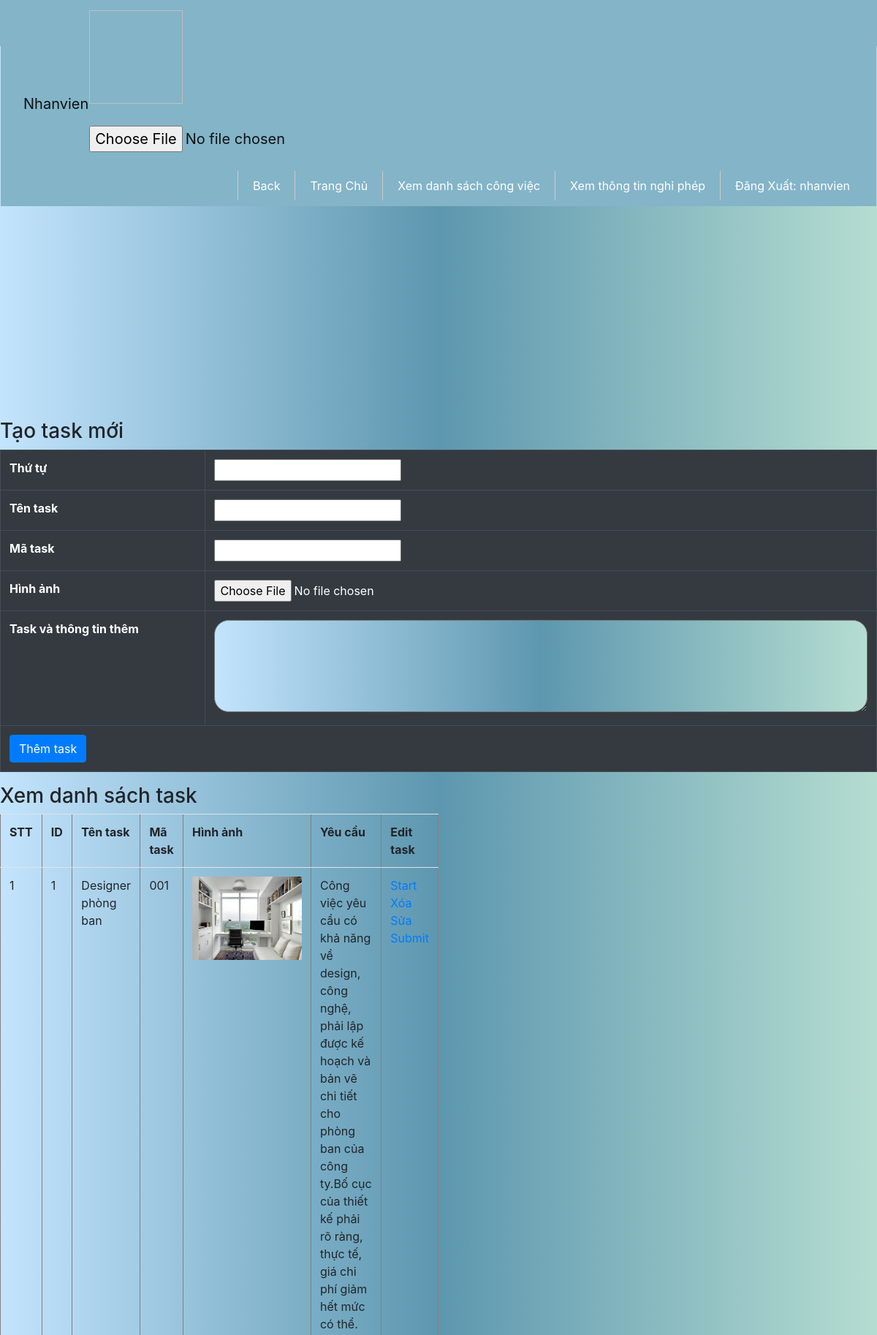
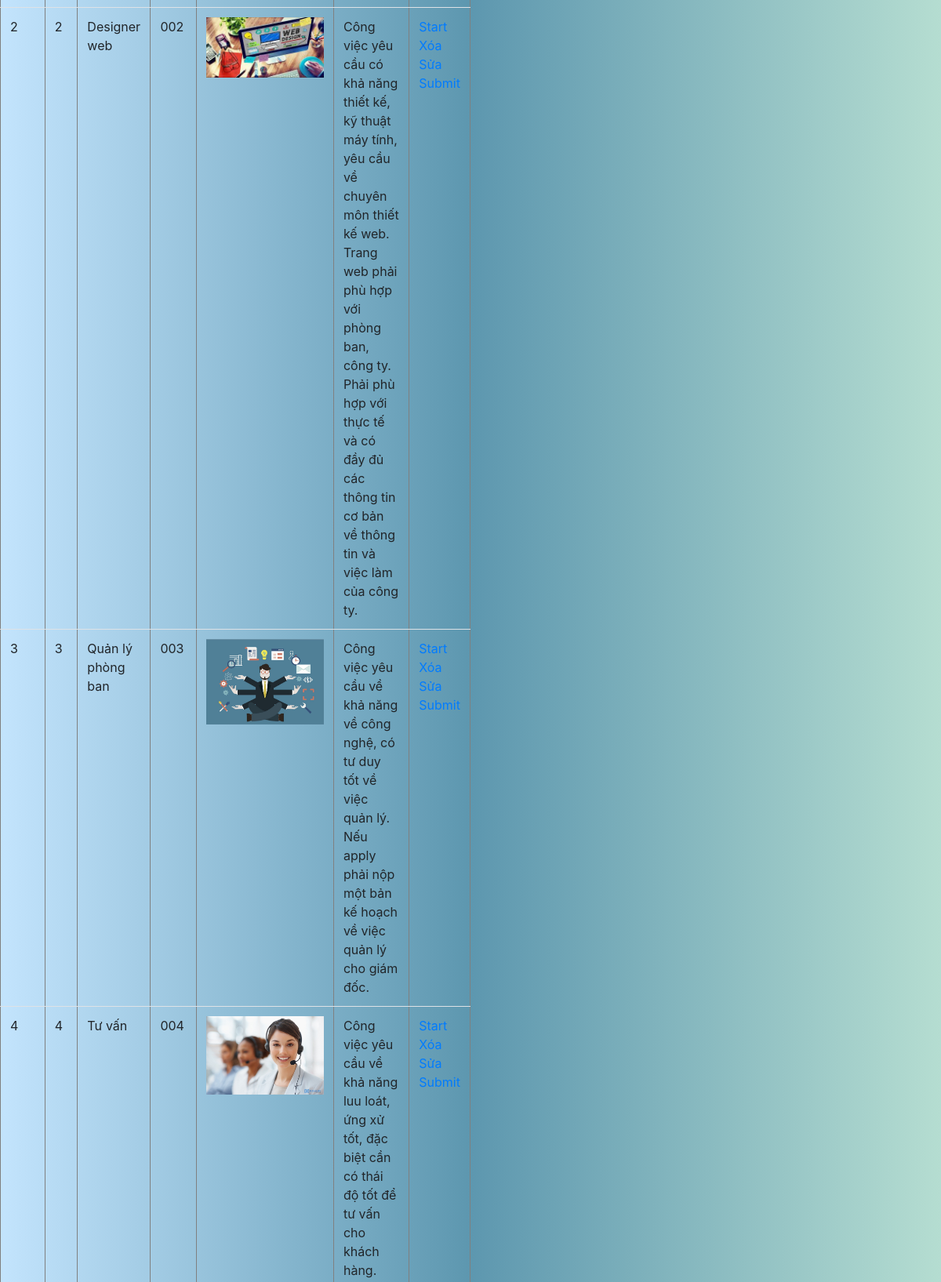
Page /source/Nhanvien/index.php?action=quanlitaikhoan&query=them (signed in, upper part) on the committed database (2 pictures, top to bottom).
### tables this page shows
CREATE TABLE `tbl_task` (
  `thutu` int(11) NOT NULL,
  `ten_task` varchar(250) NOT NULL,
  `ma_task` varchar(100) NOT NULL,
  `type_task` varchar(50) NOT NULL,
  `hinhanh` varchar(100) NOT NULL,
  `thongtin` text NOT NULL
);

### source/Nhanvien/modules/quanlitaikhoan/lietke.php (the view)
<?php
$sql_lietke="SELECT * FROM tbl_task  ORDER BY thutu asc  ";
$row_lietke=mysqli_query($mysqli,$sql_lietke);
 ?>
 <h3>Xem danh sách task </h3>
<table border="1" style="width: 50%" class="table table-hover">
  <tr>
  	<th>STT</th>
    <th>ID</th>
    <th>Tên task </th>
     <th>Mã task </th>
        <th>Hình ảnh</th>
        <th>Yêu cầu</th>
        <th>Edit task</th>
  </tr>
  <?php
  	$i=0;
  	while($row=mysqli_fetch_array($row_lietke)) {
  			$i++;
   ?>
 <tr>
   <td><?php echo $i ?></td>
     <td><?php echo $row['thutu'] ?></td>
    <td><?php echo $row['ten_task'] ?></td>
     <td><?php echo $row['ma_task'] ?></td>
  <td><img src="../images/<?php echo $row['hinhanh'] ?> " width="150px"></td>
 <td><?php echo $row['thongtin'] ?></td>
    <td>
    <a href="modules/quanlitaikhoan/xuly.php?ma_task=<?php echo $row['ma_task']?> ">Start<br></a>
      <a href="modules/quanlitaikhoan/xuly.php?ma_task=<?php echo $row['ma_task']?> ">Xóa<br></a>
    		<a href="modules/quanlitaikhoan/xuly.php?ma_task=<?php echo $row['ma_task']?> ">Sửa<br></a>
        <a href="modules/quanlitaikhoan/xuly.php?ma_task=<?php echo $row['ma_task']?> ">Submit</a>
    </td>
  </tr>
  <?php
}
   ?>
</table>

### source/style.css (style rules this page uses)
body { background-image: linear-gradient(to left ,#b5ddd1,rgb(93 151 175),#c3e4fd) !important; }
body { width: 100%; background-image: linear-gradient(to left ,#b5ddd1,rgb(93 151 175),#c3e4fd) !important; font-family: 'Gamja Flower'; }

### rows in the picture
tbl_task: thutu "1", ten_task "Designer phòng ban", ma_task "001", hinhanh (picture), thongtin "Công việc yêu cầu có khả năng về design, công nghệ, phải lập được kế hoạch và bản vẽ chi tiết cho phòng ban của công ty.Bố cục của thiết kế phải rõ ràng, thực tế, giá chi phí giảm hết mức có thể."
tbl_task: thutu "2", ten_task "Designer web", ma_task "002", hinhanh (picture), thongtin "Công việc yêu cầu có khả năng thiết kế, kỹ thuật máy tính, yêu cầu về chuyên môn thiết kế web. Trang web phải phù hợp với phòng ban, công ty. Phải phù hợp với thực tế và có đầy đủ các thông tin cơ bản về thông tin và việc làm của công ty."
tbl_task: thutu "3", ten_task "Quản lý phòng ban", ma_task "003", hinhanh (picture), thongtin "Công việc yêu cầu về khả năng về công nghệ, có tư duy tốt về việc quản lý. Nếu apply phải nộp một bản kế hoạch về việc quản lý cho giám đốc."
tbl_task: thutu "4", ten_task "Tư vấn", ma_task "004", hinhanh (picture), thongtin "Công việc yêu cầu về khả năng luu loát, ứng xử tốt, đặc biệt cần có thái độ tốt để tư vấn cho khách hàng."

### other values in the picture
$_SESSION['dangnhap'] "nhanvien"
